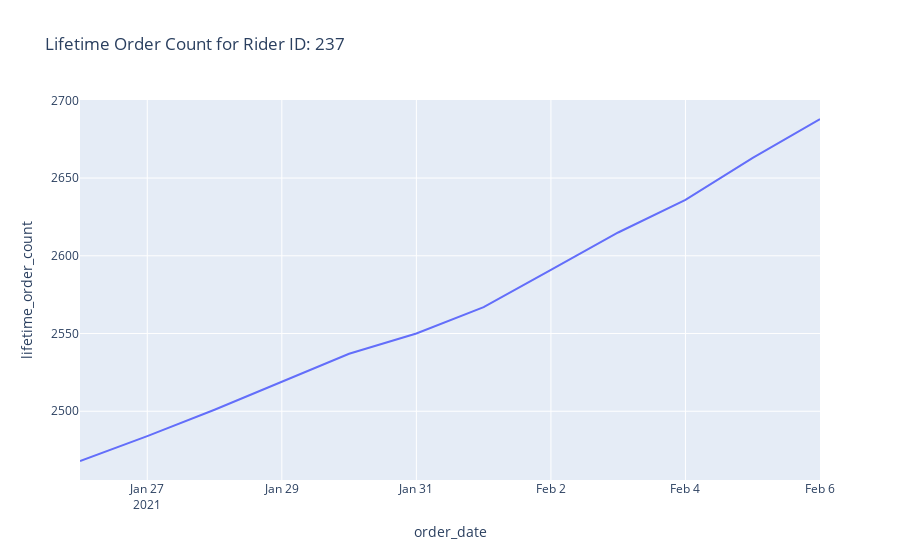
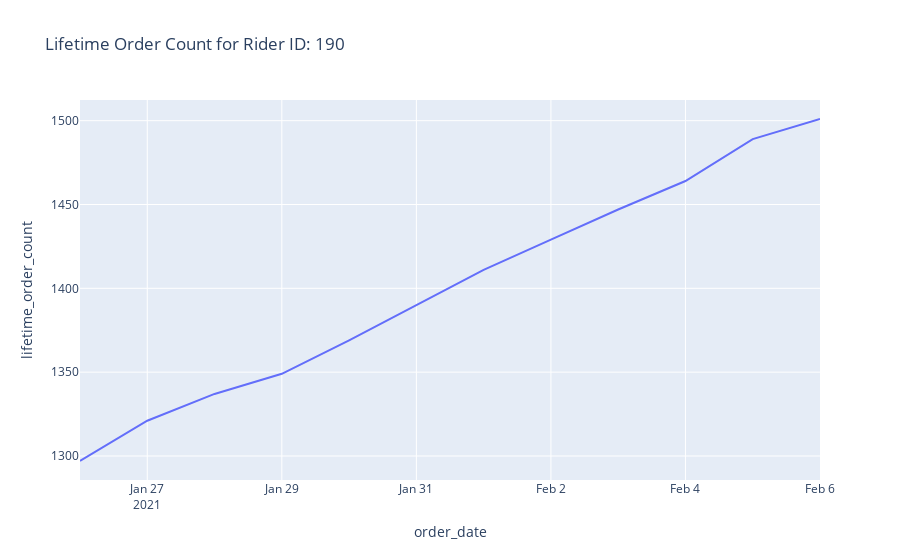
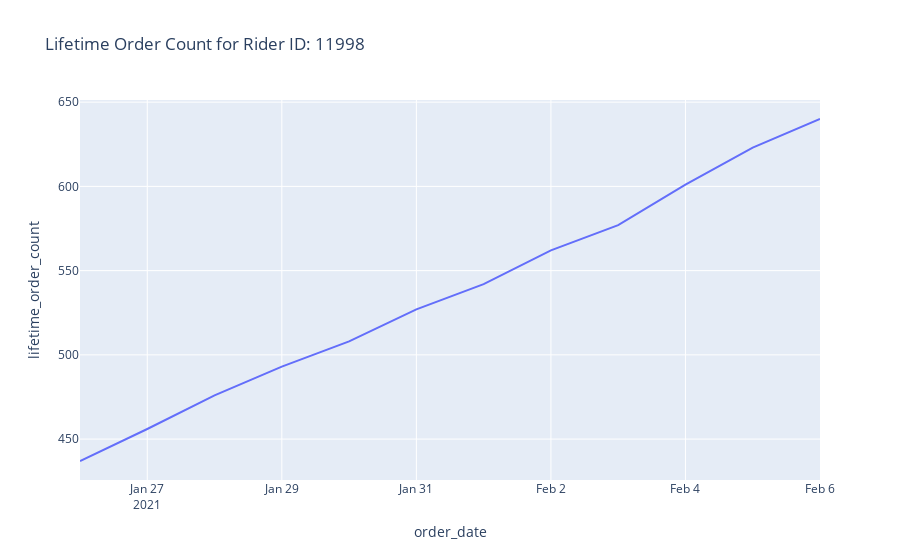

Notebook source saved alongside these figures, in order:
### Code cell
top_3_riders = [237, 190, 11998]

for rider in top_3_riders:
    lifetime = df[df['rider_id'] == rider]
    lifetime = lifetime.groupby('order_date').agg('first').reset_index()
    fig = px.line(lifetime, x = 'order_date', y = 'lifetime_order_count', title = 'Lifetime Order Count for Rider ID: '+ str(rider))
    fig.show()

### Figure 1 — Plotly figure (JSON) as saved in the notebook; plotly's stock layout.template omitted (floating-point values rounded to 4 significant figures)
{"data": [{"hovertemplate": "order_date=%{x}<br>lifetime_order_count=%{y}<extra></extra>", "legendgroup": "", "line": {"color": "#636efa", "dash": "solid"}, "marker": {"symbol": "circle"}, "mode": "lines", "name": "", "orientation": "v", "showlegend": false, "type": "scatter", "x": ["2021-01-26 00:00:00", "2021-01-27 00:00:00", "2021-01-28 00:00:00", "2021-01-29 00:00:00", "2021-01-30 00:00:00", "2021-01-31 00:00:00", "2021-02-01 00:00:00", "2021-02-02 00:00:00", "2021-02-03 00:00:00", "2021-02-04 00:00:00", "2021-02-05 00:00:00", "2021-02-06 00:00:00"], "xaxis": "x", "y": [2468, 2484, 2501, 2519, 2537, 2550, 2567, 2591, 2615, 2636, 2663, 2688], "yaxis": "y"}], "layout": {"legend": {"tracegroupgap": 0}, "title": {"text": "Lifetime Order Count for Rider ID: 237"}, "xaxis": {"anchor": "y", "domain": [0, 1], "title": {"text": "order_date"}}, "yaxis": {"anchor": "x", "domain": [0, 1], "title": {"text": "lifetime_order_count"}}}}

### Figure 2 — Plotly figure (JSON) as saved in the notebook; plotly's stock layout.template omitted (floating-point values rounded to 4 significant figures)
{"data": [{"hovertemplate": "order_date=%{x}<br>lifetime_order_count=%{y}<extra></extra>", "legendgroup": "", "line": {"color": "#636efa", "dash": "solid"}, "marker": {"symbol": "circle"}, "mode": "lines", "name": "", "orientation": "v", "showlegend": false, "type": "scatter", "x": ["2021-01-26 00:00:00", "2021-01-27 00:00:00", "2021-01-28 00:00:00", "2021-01-29 00:00:00", "2021-01-30 00:00:00", "2021-01-31 00:00:00", "2021-02-01 00:00:00", "2021-02-02 00:00:00", "2021-02-03 00:00:00", "2021-02-04 00:00:00", "2021-02-05 00:00:00", "2021-02-06 00:00:00"], "xaxis": "x", "y": [1297, 1321, 1337, 1349, 1369, 1390, 1411, 1429, 1447, 1464, 1489, 1501], "yaxis": "y"}], "layout": {"legend": {"tracegroupgap": 0}, "title": {"text": "Lifetime Order Count for Rider ID: 190"}, "xaxis": {"anchor": "y", "domain": [0, 1], "title": {"text": "order_date"}}, "yaxis": {"anchor": "x", "domain": [0, 1], "title": {"text": "lifetime_order_count"}}}}

### Figure 3 — Plotly figure (JSON) as saved in the notebook; plotly's stock layout.template omitted (floating-point values rounded to 4 significant figures)
{"data": [{"hovertemplate": "order_date=%{x}<br>lifetime_order_count=%{y}<extra></extra>", "legendgroup": "", "line": {"color": "#636efa", "dash": "solid"}, "marker": {"symbol": "circle"}, "mode": "lines", "name": "", "orientation": "v", "showlegend": false, "type": "scatter", "x": ["2021-01-26 00:00:00", "2021-01-27 00:00:00", "2021-01-28 00:00:00", "2021-01-29 00:00:00", "2021-01-30 00:00:00", "2021-01-31 00:00:00", "2021-02-01 00:00:00", "2021-02-02 00:00:00", "2021-02-03 00:00:00", "2021-02-04 00:00:00", "2021-02-05 00:00:00", "2021-02-06 00:00:00"], "xaxis": "x", "y": [437, 456, 476, 493, 508, 527, 542, 562, 577, 601, 623, 640], "yaxis": "y"}], "layout": {"legend": {"tracegroupgap": 0}, "title": {"text": "Lifetime Order Count for Rider ID: 11998"}, "xaxis": {"anchor": "y", "domain": [0, 1], "title": {"text": "order_date"}}, "yaxis": {"anchor": "x", "domain": [0, 1], "title": {"text": "lifetime_order_count"}}}}
